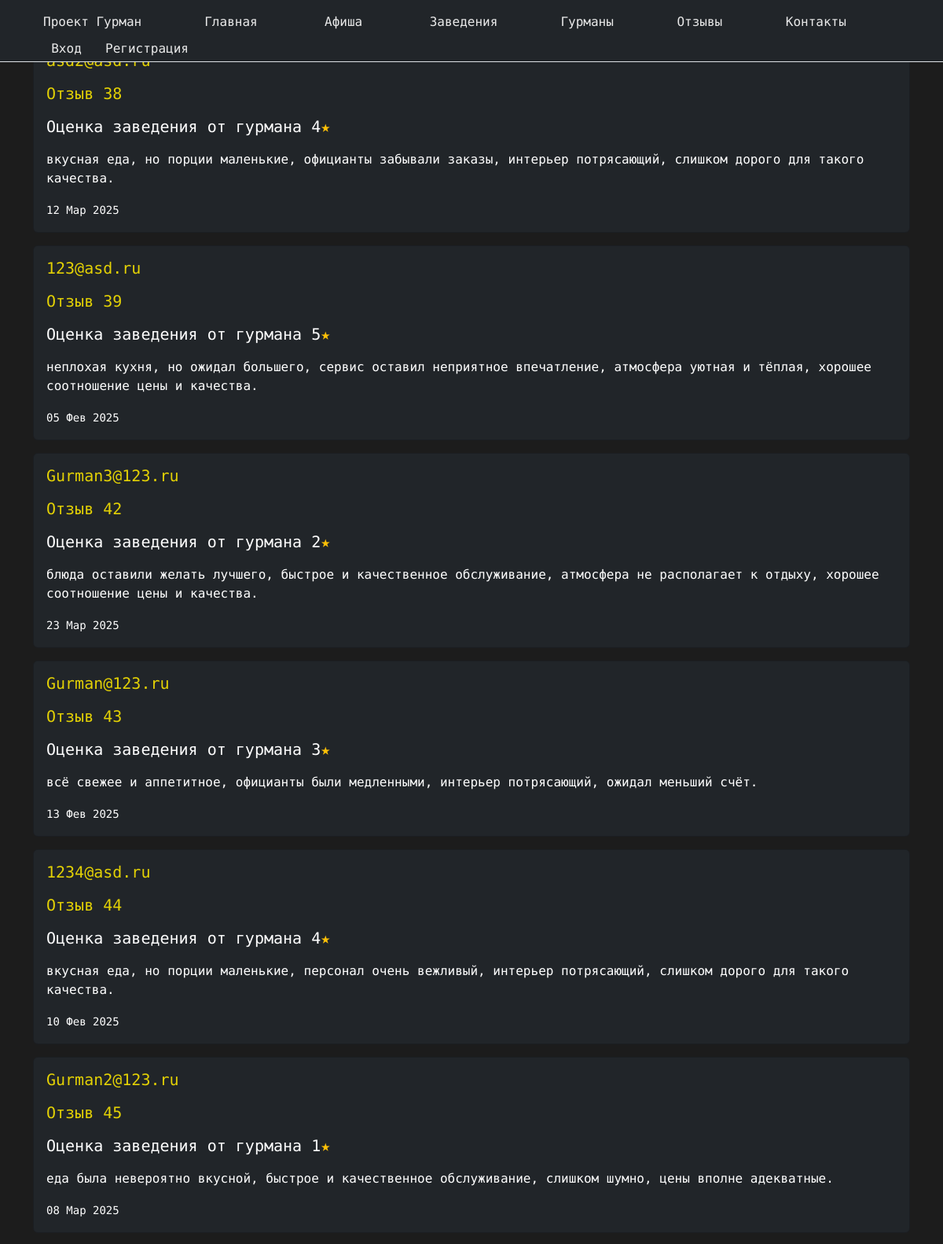
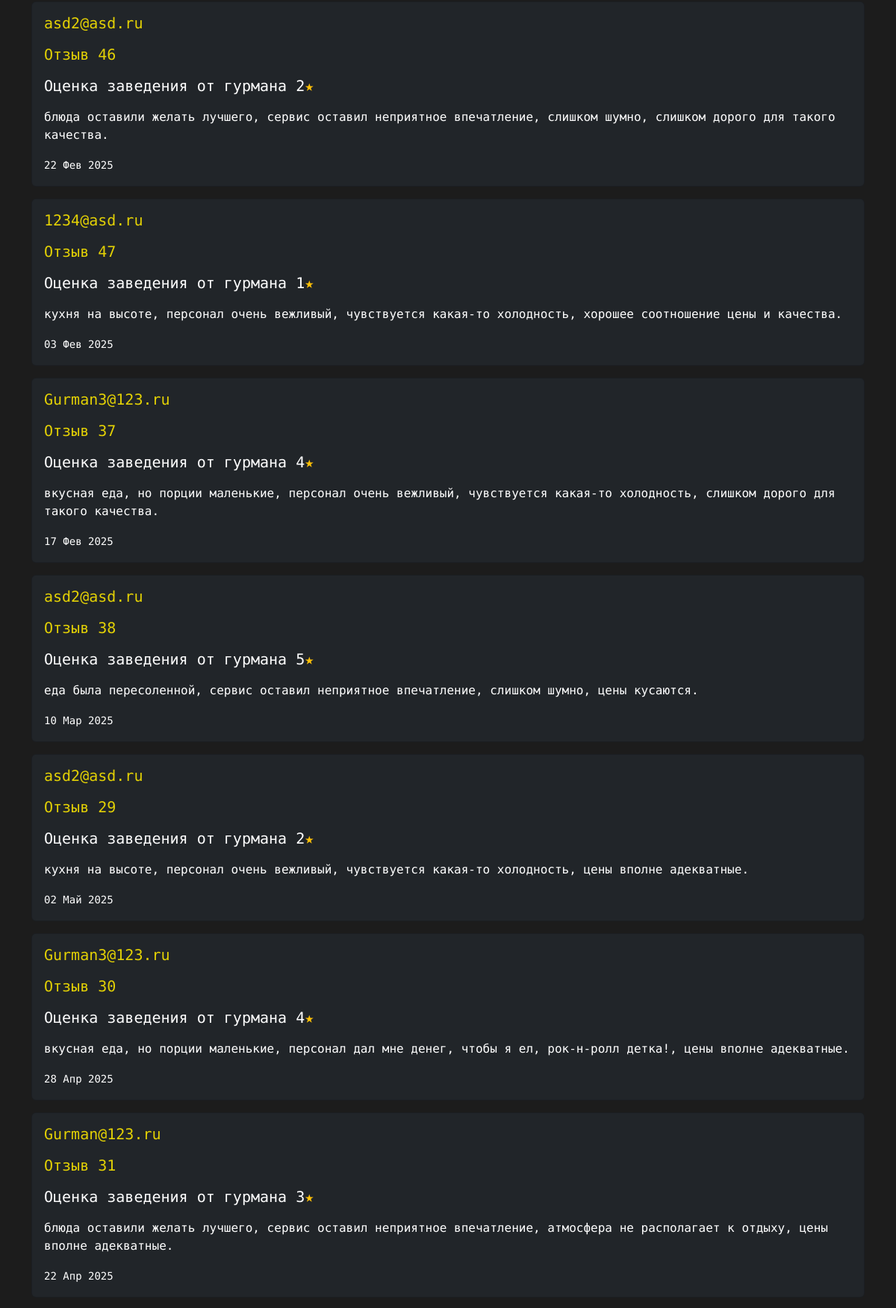
/place/rabbits/reviews/ (upper part), run on the app's committed database (2 pictures, top to bottom).
### landing/models.py (models this page shows, shortened)
class Review(models.Model):
    name = models.CharField(max_length=50)
    review_date = models.DateTimeField(auto_now_add=True)
    description = models.TextField()
    gourmand_rating = models.IntegerField(null=True, blank=True, default=None)
    positive_rating = models.IntegerField(default=0)
    negative_rating = models.IntegerField(default=0)
    gourmand = models.ForeignKey(
        settings.AUTH_USER_MODEL,
        on_delete=models.DO_NOTHING,
        related_name='reviews'
    )
    place = models.ForeignKey('Place', on_delete=models.CASCADE, related_name='reviews')
    slug = models.SlugField(max_length=100, blank=True, unique=True, verbose_name="Слаг")

class User(AbstractBaseUser, PermissionsMixin):
    ROLE_CHOICES = (
        ("gourmand", "Гурман"),
        ("owner", "Владелец заведения"),
    )
    email = models.EmailField(unique=True)
    first_name = models.CharField(max_length=30, blank=True)
    last_name = models.CharField(max_length=30, blank=True)
    role = models.CharField(max_length=10, choices=ROLE_CHOICES, default="gourmand", db_index=True)
    is_active = models.BooleanField(default=True)
    is_staff = models.BooleanField(default=False)
    slug = models.SlugField(max_length=100, blank=True, unique=True, verbose_name="Слаг")
    date_joined = models.DateTimeField(auto_now_add=True, db_index=True)
    objects = UserManager()
    USERNAME_FIELD = "email"
    REQUIRED_FIELDS = ["first_name", "last_name"]
    def __str__(self):
        return self.email

### landing/views.py (the view)
# urls.py: path('place/<slug:slug>/reviews/', views.place_reviews, name='place_reviews'),
def place_reviews(request, slug):
  place_obj = get_object_or_404(Place, slug=slug)
  reviews = Review.objects.filter(place=place_obj)
  context = {
    'place': place_obj,
    'reviews': reviews,
  }
  return render(request, 'places/place_reviews.html', context={'place': place_obj, 'reviews': reviews})

### templates/places/place_reviews.html (shortened to what this page needs)
{% extends 'landing/base.html' %}
{% load static %}
{% block content %}
<div class="container my-4 my-md-5">
  {% if reviews %}
    {% for review in reviews %}
      <div class="card bg-dark text-white mb-3">
        <div class="card-body">
          <h5 class="card-title"><a class="link_yellow" href="{% url 'gourmand' review.gourmand_id %}">{{ review.gourmand }}</a>
          </h5>
            <h5 class="card-title"><a class="link_yellow" href="{% url 'review' review.id %}">{{ review.name }}</a>
            <h5 class="card-title">Оценка заведения от гурмана {{ review.gourmand_rating }}<span class="text-warning">★</span>
          </h5>
          <p class="card-text">{{ review.description }}</p>
          <p class="card-text">
            <small>{{ review.review_date|date:"d M Y" }}</small>
          </p>
        </div>
      </div>
    {% endfor %}
  {% else %}
    <div class="alert alert-info" role="alert">
      Отзывов пока нет.
    </div>
  {% endif %}
</div>
{% endblock %}

### landing/static/landing/css/style.css (style rules this page uses)
body { background-color: #1c1c1c; color: white; font-family: 'LXGW WenKai Mono TC', 'Arial', sans-serif; min-height: 100vh; display: flex; flex-direction: column; }
a { color: #1f1f1f; text-decoration: none !important; outline: none !important; transition: all 0.3s ease-in-out; }
h1, h2, h3, h4, h5, h6 { letter-spacing: 0; font-weight: normal; position: relative; padding: 0 0 10px 0; line-height: normal; color: #111111; margin: 0; }
h5 { font-size: 20px; }
.link_yellow { color: #e3d105; }
.card-body { padding-top: 1rem!important; padding-right: 1rem!important; }

### data on the page
Review: name "Отзыв 38", gourmand_rating "4", description "вкусная еда, но порции маленькие, официанты забывали заказы, интерьер потрясающий, слишком дорого для такого качества.", review_date "12 Мар 2025"
Review: gourmand "123@asd.ru", name "Отзыв 39", gourmand_rating "5", description "неплохая кухня, но ожидал большего, сервис оставил неприятное впечатление, атмосфера уютная и тёплая, хорошее соотношение цены и качества.", review_date "05 Фев 2025"
Review: gourmand "Gurman3@123.ru", name "Отзыв 42", gourmand_rating "2", description "блюда оставили желать лучшего, быстрое и качественное обслуживание, атмосфера не располагает к отдыху, хорошее соотношение цены и качества.", review_date "23 Мар 2025"
Review: gourmand "Gurman@123.ru", name "Отзыв 43", gourmand_rating "3", description "всё свежее и аппетитное, официанты были медленными, интерьер потрясающий, ожидал меньший счёт.", review_date "13 Фев 2025"
Review: gourmand "1234@asd.ru", name "Отзыв 44", gourmand_rating "4", description "вкусная еда, но порции маленькие, персонал очень вежливый, интерьер потрясающий, слишком дорого для такого качества.", review_date "10 Фев 2025"
Review: gourmand "Gurman2@123.ru", name "Отзыв 45", gourmand_rating "1", description "еда была невероятно вкусной, быстрое и качественное обслуживание, слишком шумно, цены вполне адекватные.", review_date "08 Мар 2025"
Review: gourmand "asd2@asd.ru", name "Отзыв 46", gourmand_rating "2", description "блюда оставили желать лучшего, сервис оставил неприятное впечатление, слишком шумно, слишком дорого для такого качества.", review_date "22 Фев 2025"
Review: gourmand "1234@asd.ru", name "Отзыв 47", gourmand_rating "1", description "кухня на высоте, персонал очень вежливый, чувствуется какая-то холодность, хорошее соотношение цены и качества.", review_date "03 Фев 2025"
Review: gourmand "Gurman3@123.ru", name "Отзыв 37", gourmand_rating "4", description "вкусная еда, но порции маленькие, персонал очень вежливый, чувствуется какая-то холодность, слишком дорого для такого качества.", review_date "17 Фев 2025"
Review: gourmand "asd2@asd.ru", name "Отзыв 38", gourmand_rating "5", description "еда была пересоленной, сервис оставил неприятное впечатление, слишком шумно, цены кусаются.", review_date "10 Мар 2025"
Review: gourmand "asd2@asd.ru", name "Отзыв 29", gourmand_rating "2", description "кухня на высоте, персонал очень вежливый, чувствуется какая-то холодность, цены вполне адекватные.", review_date "02 Май 2025"
Review: gourmand "Gurman3@123.ru", name "Отзыв 30", gourmand_rating "4", description "вкусная еда, но порции маленькие, персонал дал мне денег, чтобы я ел, рок-н-ролл детка!, цены вполне адекватные.", review_date "28 Апр 2025"
Review: gourmand "Gurman@123.ru", name "Отзыв 31", gourmand_rating "3", description "блюда оставили желать лучшего, сервис оставил неприятное впечатление, атмосфера не располагает к отдыху, цены вполне адекватные.", review_date "22 Апр 2025"
